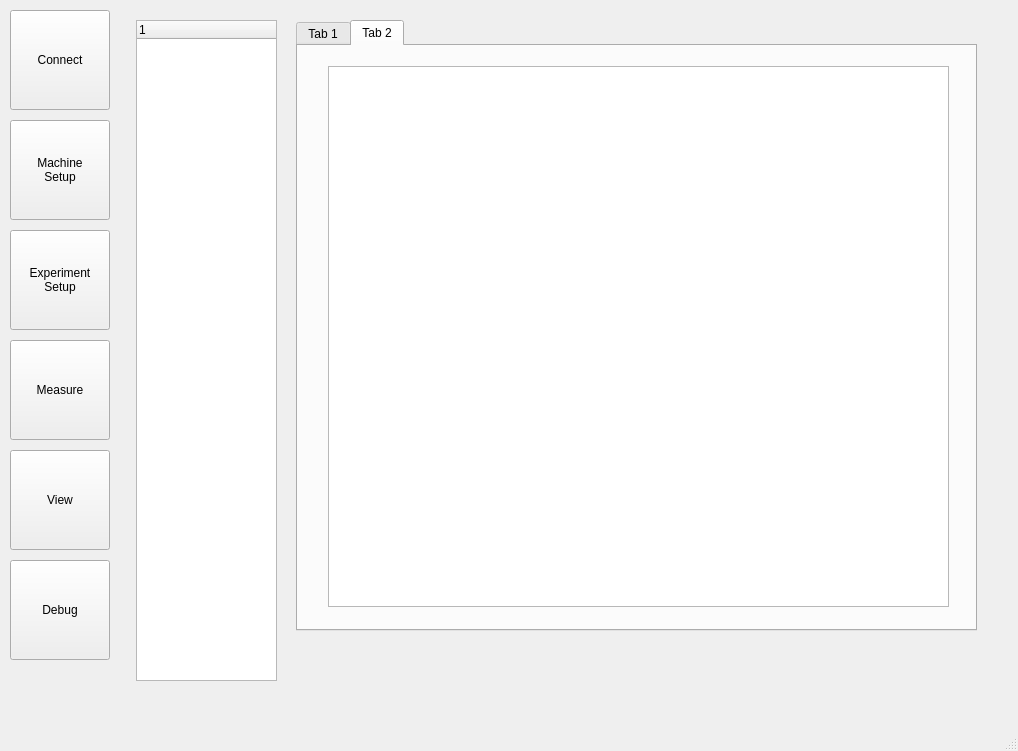
<?xml version="1.0" encoding="UTF-8"?>
<ui version="4.0">
 <class>MainWindow</class>
 <widget class="QMainWindow" name="MainWindow">
  <property name="geometry">
   <rect>
    <x>0</x>
    <y>0</y>
    <width>1018</width>
    <height>751</height>
   </rect>
  </property>
  <property name="windowTitle">
   <string>MainWindow</string>
  </property>
  <widget class="QWidget" name="centralwidget">
   <property name="sizePolicy">
    <sizepolicy hsizetype="Expanding" vsizetype="Expanding">
     <horstretch>0</horstretch>
     <verstretch>0</verstretch>
    </sizepolicy>
   </property>
   <property name="minimumSize">
    <size>
     <width>500</width>
     <height>500</height>
    </size>
   </property>
   <property name="baseSize">
    <size>
     <width>1400</width>
     <height>1000</height>
    </size>
   </property>
   <widget class="QWidget" name="horizontalLayoutWidget">
    <property name="geometry">
     <rect>
      <x>0</x>
      <y>0</y>
      <width>991</width>
      <height>1120</height>
     </rect>
    </property>
    <layout class="QHBoxLayout" name="horizontalLayout">
     <property name="sizeConstraint">
      <enum>QLayout::SetDefaultConstraint</enum>
     </property>
     <item>
      <layout class="QVBoxLayout" name="verticalLayout" stretch="0,0,0,0,0,0,0">
       <property name="spacing">
        <number>10</number>
       </property>
       <property name="leftMargin">
        <number>10</number>
       </property>
       <property name="topMargin">
        <number>10</number>
       </property>
       <property name="rightMargin">
        <number>10</number>
       </property>
       <property name="bottomMargin">
        <number>10</number>
       </property>
       <item>
        <widget class="QPushButton" name="butConnect">
         <property name="sizePolicy">
          <sizepolicy hsizetype="Minimum" vsizetype="Maximum">
           <horstretch>0</horstretch>
           <verstretch>0</verstretch>
          </sizepolicy>
         </property>
         <property name="minimumSize">
          <size>
           <width>100</width>
           <height>100</height>
          </size>
         </property>
         <property name="text">
          <string>Connect</string>
         </property>
        </widget>
       </item>
       <item>
        <widget class="QPushButton" name="butMachineSetup">
         <property name="sizePolicy">
          <sizepolicy hsizetype="Minimum" vsizetype="Fixed">
           <horstretch>0</horstretch>
           <verstretch>0</verstretch>
          </sizepolicy>
         </property>
         <property name="minimumSize">
          <size>
           <width>100</width>
           <height>100</height>
          </size>
         </property>
         <property name="text">
          <string>Machine
Setup</string>
         </property>
        </widget>
       </item>
       <item>
        <widget class="QPushButton" name="butExperimentSetup">
         <property name="sizePolicy">
          <sizepolicy hsizetype="Minimum" vsizetype="Fixed">
           <horstretch>0</horstretch>
           <verstretch>0</verstretch>
          </sizepolicy>
         </property>
         <property name="minimumSize">
          <size>
           <width>100</width>
           <height>100</height>
          </size>
         </property>
         <property name="text">
          <string>Experiment
Setup</string>
         </property>
        </widget>
       </item>
       <item>
        <widget class="QPushButton" name="butMeasure">
         <property name="sizePolicy">
          <sizepolicy hsizetype="Minimum" vsizetype="Fixed">
           <horstretch>0</horstretch>
           <verstretch>0</verstretch>
          </sizepolicy>
         </property>
         <property name="minimumSize">
          <size>
           <width>100</width>
           <height>100</height>
          </size>
         </property>
         <property name="text">
          <string>Measure</string>
         </property>
        </widget>
       </item>
       <item>
        <widget class="QPushButton" name="butView">
         <property name="sizePolicy">
          <sizepolicy hsizetype="Minimum" vsizetype="Fixed">
           <horstretch>0</horstretch>
           <verstretch>0</verstretch>
          </sizepolicy>
         </property>
         <property name="minimumSize">
          <size>
           <width>100</width>
           <height>100</height>
          </size>
         </property>
         <property name="text">
          <string>View</string>
         </property>
        </widget>
       </item>
       <item>
        <widget class="QPushButton" name="butDebug">
         <property name="sizePolicy">
          <sizepolicy hsizetype="Minimum" vsizetype="Fixed">
           <horstretch>0</horstretch>
           <verstretch>0</verstretch>
          </sizepolicy>
         </property>
         <property name="minimumSize">
          <size>
           <width>100</width>
           <height>100</height>
          </size>
         </property>
         <property name="text">
          <string>Debug</string>
         </property>
        </widget>
       </item>
       <item>
        <spacer name="verticalSpacer">
         <property name="orientation">
          <enum>Qt::Vertical</enum>
         </property>
         <property name="sizeHint" stdset="0">
          <size>
           <width>20</width>
           <height>40</height>
          </size>
         </property>
        </spacer>
       </item>
      </layout>
     </item>
     <item>
      <widget class="QStackedWidget" name="stackedWidget">
       <property name="sizePolicy">
        <sizepolicy hsizetype="Expanding" vsizetype="Preferred">
         <horstretch>0</horstretch>
         <verstretch>0</verstretch>
        </sizepolicy>
       </property>
       <property name="minimumSize">
        <size>
         <width>500</width>
         <height>500</height>
        </size>
       </property>
       <property name="layoutDirection">
        <enum>Qt::LeftToRight</enum>
       </property>
       <property name="frameShape">
        <enum>QFrame::NoFrame</enum>
       </property>
       <property name="currentIndex">
        <number>4</number>
       </property>
       <widget class="QWidget" name="Connect">
        <widget class="QComboBox" name="serialPortSelection">
         <property name="geometry">
          <rect>
           <x>220</x>
           <y>190</y>
           <width>200</width>
           <height>30</height>
          </rect>
         </property>
        </widget>
        <widget class="QLabel" name="labelConnection">
         <property name="geometry">
          <rect>
           <x>230</x>
           <y>260</y>
           <width>181</width>
           <height>20</height>
          </rect>
         </property>
         <property name="text">
          <string>TextLabel</string>
         </property>
         <property name="alignment">
          <set>Qt::AlignCenter</set>
         </property>
        </widget>
        <widget class="QPushButton" name="buttonConnect">
         <property name="geometry">
          <rect>
           <x>220</x>
           <y>220</y>
           <width>200</width>
           <height>30</height>
          </rect>
         </property>
         <property name="text">
          <string>Connect</string>
         </property>
        </widget>
        <widget class="QPushButton" name="butRefresh">
         <property name="geometry">
          <rect>
           <x>430</x>
           <y>190</y>
           <width>81</width>
           <height>32</height>
          </rect>
         </property>
         <property name="text">
          <string>Refresh</string>
         </property>
        </widget>
       </widget>
       <widget class="QWidget" name="MachineSetup">
        <widget class="QGroupBox" name="groupBox_3">
         <property name="geometry">
          <rect>
           <x>20</x>
           <y>20</y>
           <width>291</width>
           <height>591</height>
          </rect>
         </property>
         <property name="title">
          <string>Loadcell settings</string>
         </property>
         <widget class="Line" name="line">
          <property name="geometry">
           <rect>
            <x>20</x>
            <y>300</y>
            <width>101</width>
            <height>16</height>
           </rect>
          </property>
          <property name="orientation">
           <enum>Qt::Horizontal</enum>
          </property>
         </widget>
         <widget class="QProgressBar" name="loadcell3">
          <property name="geometry">
           <rect>
            <x>80</x>
            <y>40</y>
            <width>21</width>
            <height>531</height>
           </rect>
          </property>
          <property name="minimum">
           <number>-100</number>
          </property>
          <property name="value">
           <number>24</number>
          </property>
          <property name="orientation">
           <enum>Qt::Vertical</enum>
          </property>
         </widget>
         <widget class="QProgressBar" name="loadcell1">
          <property name="geometry">
           <rect>
            <x>40</x>
            <y>40</y>
            <width>21</width>
            <height>531</height>
           </rect>
          </property>
          <property name="minimum">
           <number>-100</number>
          </property>
          <property name="value">
           <number>0</number>
          </property>
          <property name="orientation">
           <enum>Qt::Vertical</enum>
          </property>
         </widget>
         <widget class="QPushButton" name="buttonTare">
          <property name="geometry">
           <rect>
            <x>120</x>
            <y>140</y>
            <width>131</width>
            <height>41</height>
           </rect>
          </property>
          <property name="text">
           <string>Tare loadcell 1</string>
          </property>
         </widget>
         <widget class="QProgressBar" name="loadcell2">
          <property name="geometry">
           <rect>
            <x>60</x>
            <y>40</y>
            <width>21</width>
            <height>531</height>
           </rect>
          </property>
          <property name="minimum">
           <number>-100</number>
          </property>
          <property name="value">
           <number>24</number>
          </property>
          <property name="orientation">
           <enum>Qt::Vertical</enum>
          </property>
         </widget>
         <widget class="QLabel" name="label">
          <property name="geometry">
           <rect>
            <x>130</x>
            <y>300</y>
            <width>101</width>
            <height>21</height>
           </rect>
          </property>
          <property name="text">
           <string>Loadcell 1</string>
          </property>
         </widget>
         <widget class="QLabel" name="label_2">
          <property name="geometry">
           <rect>
            <x>130</x>
            <y>380</y>
            <width>101</width>
            <height>21</height>
           </rect>
          </property>
          <property name="text">
           <string>Loadcell 2</string>
          </property>
         </widget>
         <widget class="QLabel" name="label_3">
          <property name="geometry">
           <rect>
            <x>130</x>
            <y>460</y>
            <width>101</width>
            <height>21</height>
           </rect>
          </property>
          <property name="text">
           <string>Loadcell 3</string>
          </property>
         </widget>
         <widget class="QLCDNumber" name="nLC1">
          <property name="geometry">
           <rect>
            <x>130</x>
            <y>330</y>
            <width>101</width>
            <height>31</height>
           </rect>
          </property>
          <property name="palette">
           <palette>
            <active>
             <colorrole role="Light">
              <brush brushstyle="SolidPattern">
               <color alpha="255">
                <red>0</red>
                <green>0</green>
                <blue>0</blue>
               </color>
              </brush>
             </colorrole>
             <colorrole role="BrightText">
              <brush brushstyle="SolidPattern">
               <color alpha="255">
                <red>10</red>
                <green>10</green>
                <blue>10</blue>
               </color>
              </brush>
             </colorrole>
            </active>
            <inactive>
             <colorrole role="Light">
              <brush brushstyle="SolidPattern">
               <color alpha="255">
                <red>0</red>
                <green>0</green>
                <blue>0</blue>
               </color>
              </brush>
             </colorrole>
             <colorrole role="BrightText">
              <brush brushstyle="SolidPattern">
               <color alpha="255">
                <red>10</red>
                <green>10</green>
                <blue>10</blue>
               </color>
              </brush>
             </colorrole>
            </inactive>
            <disabled>
             <colorrole role="Light">
              <brush brushstyle="SolidPattern">
               <color alpha="255">
                <red>0</red>
                <green>0</green>
                <blue>0</blue>
               </color>
              </brush>
             </colorrole>
             <colorrole role="BrightText">
              <brush brushstyle="SolidPattern">
               <color alpha="255">
                <red>10</red>
                <green>10</green>
                <blue>10</blue>
               </color>
              </brush>
             </colorrole>
            </disabled>
           </palette>
          </property>
         </widget>
         <widget class="QLabel" name="nLC2">
          <property name="geometry">
           <rect>
            <x>130</x>
            <y>410</y>
            <width>101</width>
            <height>21</height>
           </rect>
          </property>
          <property name="layoutDirection">
           <enum>Qt::LeftToRight</enum>
          </property>
          <property name="text">
           <string>0 N</string>
          </property>
          <property name="alignment">
           <set>Qt::AlignRight|Qt::AlignTrailing|Qt::AlignVCenter</set>
          </property>
         </widget>
         <widget class="QLabel" name="nLC3">
          <property name="geometry">
           <rect>
            <x>130</x>
            <y>490</y>
            <width>101</width>
            <height>21</height>
           </rect>
          </property>
          <property name="text">
           <string>0 N</string>
          </property>
          <property name="alignment">
           <set>Qt::AlignRight|Qt::AlignTrailing|Qt::AlignVCenter</set>
          </property>
         </widget>
         <widget class="QPushButton" name="buttonTare_2">
          <property name="geometry">
           <rect>
            <x>120</x>
            <y>180</y>
            <width>131</width>
            <height>41</height>
           </rect>
          </property>
          <property name="text">
           <string>Tare loadcell 2</string>
          </property>
         </widget>
         <widget class="QPushButton" name="buttonTare_3">
          <property name="geometry">
           <rect>
            <x>120</x>
            <y>220</y>
            <width>131</width>
            <height>41</height>
           </rect>
          </property>
          <property name="text">
           <string>Tare loadcell 3</string>
          </property>
         </widget>
        </widget>
        <widget class="QPushButton" name="buttonCalibrate">
         <property name="geometry">
          <rect>
           <x>400</x>
           <y>60</y>
           <width>101</width>
           <height>91</height>
          </rect>
         </property>
         <property name="text">
          <string>Calibrate</string>
         </property>
        </widget>
       </widget>
       <widget class="QWidget" name="ExperimentSetup">
        <widget class="QGroupBox" name="groupBox">
         <property name="geometry">
          <rect>
           <x>40</x>
           <y>50</y>
           <width>121</width>
           <height>241</height>
          </rect>
         </property>
         <property name="title">
          <string>Machine controls</string>
         </property>
         <widget class="QPushButton" name="buttonUp">
          <property name="geometry">
           <rect>
            <x>10</x>
            <y>30</y>
            <width>101</width>
            <height>91</height>
           </rect>
          </property>
          <property name="text">
           <string>UP</string>
          </property>
         </widget>
         <widget class="QPushButton" name="buttonDown">
          <property name="geometry">
           <rect>
            <x>10</x>
            <y>130</y>
            <width>101</width>
            <height>91</height>
           </rect>
          </property>
          <property name="text">
           <string>DOWN</string>
          </property>
         </widget>
        </widget>
        <widget class="QGroupBox" name="groupBox_4">
         <property name="geometry">
          <rect>
           <x>220</x>
           <y>50</y>
           <width>221</width>
           <height>311</height>
          </rect>
         </property>
         <property name="title">
          <string>Experiment parameters</string>
         </property>
         <widget class="QWidget" name="verticalLayoutWidget_2">
          <property name="geometry">
           <rect>
            <x>10</x>
            <y>30</y>
            <width>201</width>
            <height>261</height>
           </rect>
          </property>
          <layout class="QVBoxLayout" name="verticalLayout_3">
           <property name="spacing">
            <number>5</number>
           </property>
           <item>
            <widget class="QLabel" name="label_17">
             <property name="sizePolicy">
              <sizepolicy hsizetype="Preferred" vsizetype="Maximum">
               <horstretch>0</horstretch>
               <verstretch>0</verstretch>
              </sizepolicy>
             </property>
             <property name="text">
              <string>Displacement</string>
             </property>
            </widget>
           </item>
           <item>
            <widget class="QDoubleSpinBox" name="numExperimentDisplacement">
             <property name="suffix">
              <string> mm</string>
             </property>
             <property name="decimals">
              <number>0</number>
             </property>
            </widget>
           </item>
           <item>
            <widget class="QLabel" name="label_18">
             <property name="sizePolicy">
              <sizepolicy hsizetype="Preferred" vsizetype="Maximum">
               <horstretch>0</horstretch>
               <verstretch>0</verstretch>
              </sizepolicy>
             </property>
             <property name="text">
              <string>Speed</string>
             </property>
            </widget>
           </item>
           <item>
            <widget class="QDoubleSpinBox" name="numExperimentSpeed">
             <property name="suffix">
              <string> mm/s</string>
             </property>
             <property name="decimals">
              <number>0</number>
             </property>
            </widget>
           </item>
           <item>
            <widget class="QLabel" name="label_19">
             <property name="sizePolicy">
              <sizepolicy hsizetype="Preferred" vsizetype="Maximum">
               <horstretch>0</horstretch>
               <verstretch>0</verstretch>
              </sizepolicy>
             </property>
             <property name="text">
              <string>Safe maximum force</string>
             </property>
            </widget>
           </item>
           <item>
            <widget class="QDoubleSpinBox" name="numExperimentSafeForce">
             <property name="suffix">
              <string> N</string>
             </property>
             <property name="decimals">
              <number>0</number>
             </property>
            </widget>
           </item>
           <item>
            <spacer name="verticalSpacer_2">
             <property name="orientation">
              <enum>Qt::Vertical</enum>
             </property>
             <property name="sizeHint" stdset="0">
              <size>
               <width>20</width>
               <height>40</height>
              </size>
             </property>
            </spacer>
           </item>
          </layout>
         </widget>
        </widget>
        <widget class="QGroupBox" name="groupBox_5">
         <property name="geometry">
          <rect>
           <x>480</x>
           <y>40</y>
           <width>331</width>
           <height>461</height>
          </rect>
         </property>
         <property name="title">
          <string> Experiment description</string>
         </property>
         <widget class="QWidget" name="verticalLayoutWidget">
          <property name="geometry">
           <rect>
            <x>10</x>
            <y>30</y>
            <width>311</width>
            <height>391</height>
           </rect>
          </property>
          <layout class="QVBoxLayout" name="verticalLayout_2">
           <property name="spacing">
            <number>5</number>
           </property>
           <property name="sizeConstraint">
            <enum>QLayout::SetDefaultConstraint</enum>
           </property>
           <item>
            <widget class="QLabel" name="label_12">
             <property name="text">
              <string>Experiment title</string>
             </property>
            </widget>
           </item>
           <item>
            <widget class="QLineEdit" name="inputExperimentTitle"/>
           </item>
           <item>
            <widget class="QLabel" name="label_13">
             <property name="text">
              <string>Author</string>
             </property>
            </widget>
           </item>
           <item>
            <widget class="QLineEdit" name="inputExperimentAuthor"/>
           </item>
           <item>
            <widget class="QLabel" name="label_14">
             <property name="text">
              <string>Date</string>
             </property>
            </widget>
           </item>
           <item>
            <widget class="QDateTimeEdit" name="inputExperimentDate">
             <property name="enabled">
              <bool>false</bool>
             </property>
             <property name="displayFormat">
              <string>yyyy_MM_dd H:mm:ss</string>
             </property>
            </widget>
           </item>
           <item>
            <widget class="QLabel" name="label_16">
             <property name="text">
              <string>Description</string>
             </property>
            </widget>
           </item>
           <item>
            <widget class="QTextEdit" name="inputExperimentDescription"/>
           </item>
           <item>
            <spacer name="verticalSpacer_3">
             <property name="orientation">
              <enum>Qt::Vertical</enum>
             </property>
             <property name="sizeHint" stdset="0">
              <size>
               <width>20</width>
               <height>40</height>
              </size>
             </property>
            </spacer>
           </item>
          </layout>
         </widget>
        </widget>
        <widget class="QGroupBox" name="groupBox_2">
         <property name="geometry">
          <rect>
           <x>40</x>
           <y>420</y>
           <width>381</width>
           <height>191</height>
          </rect>
         </property>
         <property name="title">
          <string>Export and View folder</string>
         </property>
         <widget class="QWidget" name="verticalLayoutWidget_4">
          <property name="geometry">
           <rect>
            <x>20</x>
            <y>40</y>
            <width>331</width>
            <height>131</height>
           </rect>
          </property>
          <layout class="QVBoxLayout" name="verticalLayout_5">
           <item>
            <widget class="QLabel" name="label_4">
             <property name="text">
              <string>Selected folder:</string>
             </property>
            </widget>
           </item>
           <item>
            <widget class="QLabel" name="labOutFolder">
             <property name="text">
              <string>None</string>
             </property>
            </widget>
           </item>
           <item>
            <widget class="QPushButton" name="butOutSelectFolder">
             <property name="maximumSize">
              <size>
               <width>200</width>
               <height>16777215</height>
              </size>
             </property>
             <property name="text">
              <string>Select folder</string>
             </property>
            </widget>
           </item>
           <item>
            <spacer name="verticalSpacer_5">
             <property name="orientation">
              <enum>Qt::Vertical</enum>
             </property>
             <property name="sizeHint" stdset="0">
              <size>
               <width>20</width>
               <height>40</height>
              </size>
             </property>
            </spacer>
           </item>
          </layout>
         </widget>
        </widget>
       </widget>
       <widget class="QWidget" name="Measure">
        <widget class="QTabWidget" name="tabWidget">
         <property name="geometry">
          <rect>
           <x>10</x>
           <y>60</y>
           <width>611</width>
           <height>581</height>
          </rect>
         </property>
         <property name="currentIndex">
          <number>1</number>
         </property>
         <widget class="QWidget" name="tab">
          <attribute name="title">
           <string>Time based graph</string>
          </attribute>
          <widget class="PlotWidget" name="graphTimeBased">
           <property name="geometry">
            <rect>
             <x>10</x>
             <y>10</y>
             <width>561</width>
             <height>481</height>
            </rect>
           </property>
          </widget>
         </widget>
         <widget class="QWidget" name="tab_3">
          <attribute name="title">
           <string>Position based graph</string>
          </attribute>
          <widget class="PlotWidget" name="graphPosBased">
           <property name="geometry">
            <rect>
             <x>10</x>
             <y>10</y>
             <width>561</width>
             <height>481</height>
            </rect>
           </property>
          </widget>
         </widget>
        </widget>
        <widget class="QLabel" name="label_11">
         <property name="geometry">
          <rect>
           <x>650</x>
           <y>60</y>
           <width>121</width>
           <height>16</height>
          </rect>
         </property>
         <property name="text">
          <string>Meaurement state:</string>
         </property>
        </widget>
        <widget class="QLabel" name="lMeasurementState">
         <property name="geometry">
          <rect>
           <x>650</x>
           <y>90</y>
           <width>121</width>
           <height>16</height>
          </rect>
         </property>
         <property name="text">
          <string>ready</string>
         </property>
        </widget>
        <widget class="QPushButton" name="testSuccess">
         <property name="geometry">
          <rect>
           <x>770</x>
           <y>430</y>
           <width>101</width>
           <height>91</height>
          </rect>
         </property>
         <property name="text">
          <string>Finish</string>
         </property>
        </widget>
        <widget class="QLabel" name="label_15">
         <property name="geometry">
          <rect>
           <x>650</x>
           <y>530</y>
           <width>309</width>
           <height>16</height>
          </rect>
         </property>
         <property name="text">
          <string>Notes</string>
         </property>
        </widget>
        <widget class="QTextEdit" name="inputExperimentNotes">
         <property name="geometry">
          <rect>
           <x>640</x>
           <y>560</y>
           <width>309</width>
           <height>81</height>
          </rect>
         </property>
        </widget>
        <widget class="QWidget" name="horizontalLayoutWidget_2">
         <property name="geometry">
          <rect>
           <x>10</x>
           <y>10</y>
           <width>581</width>
           <height>26</height>
          </rect>
         </property>
         <layout class="QHBoxLayout" name="horizontalLayout_2">
          <item>
           <widget class="QLabel" name="label_10">
            <property name="text">
             <string>Sample index</string>
            </property>
           </widget>
          </item>
          <item>
           <widget class="QSpinBox" name="numSampleIndex">
            <property name="minimumSize">
             <size>
              <width>80</width>
              <height>0</height>
             </size>
            </property>
            <property name="maximum">
             <number>9999</number>
            </property>
            <property name="value">
             <number>1</number>
            </property>
           </widget>
          </item>
          <item>
           <widget class="QLabel" name="label_8">
            <property name="text">
             <string>Sample</string>
            </property>
           </widget>
          </item>
          <item>
           <widget class="QLineEdit" name="inputExperimentSample"/>
          </item>
         </layout>
        </widget>
        <widget class="QWidget" name="verticalLayoutWidget_3">
         <property name="geometry">
          <rect>
           <x>660</x>
           <y>130</y>
           <width>101</width>
           <height>361</height>
          </rect>
         </property>
         <layout class="QVBoxLayout" name="verticalLayout_4">
          <item>
           <widget class="QPushButton" name="buttonStartStop">
            <property name="sizePolicy">
             <sizepolicy hsizetype="Minimum" vsizetype="MinimumExpanding">
              <horstretch>0</horstretch>
              <verstretch>0</verstretch>
             </sizepolicy>
            </property>
            <property name="minimumSize">
             <size>
              <width>100</width>
              <height>100</height>
             </size>
            </property>
            <property name="text">
             <string>Start</string>
            </property>
           </widget>
          </item>
          <item>
           <widget class="QPushButton" name="butExport">
            <property name="enabled">
             <bool>false</bool>
            </property>
            <property name="sizePolicy">
             <sizepolicy hsizetype="Minimum" vsizetype="MinimumExpanding">
              <horstretch>0</horstretch>
              <verstretch>0</verstretch>
             </sizepolicy>
            </property>
            <property name="minimumSize">
             <size>
              <width>100</width>
              <height>100</height>
             </size>
            </property>
            <property name="text">
             <string>Export</string>
            </property>
           </widget>
          </item>
          <item>
           <widget class="QPushButton" name="butClear">
            <property name="enabled">
             <bool>false</bool>
            </property>
            <property name="sizePolicy">
             <sizepolicy hsizetype="Minimum" vsizetype="MinimumExpanding">
              <horstretch>0</horstretch>
              <verstretch>0</verstretch>
             </sizepolicy>
            </property>
            <property name="minimumSize">
             <size>
              <width>100</width>
              <height>100</height>
             </size>
            </property>
            <property name="text">
             <string>Clear</string>
            </property>
           </widget>
          </item>
          <item>
           <spacer name="verticalSpacer_4">
            <property name="orientation">
             <enum>Qt::Vertical</enum>
            </property>
            <property name="sizeHint" stdset="0">
             <size>
              <width>20</width>
              <height>40</height>
             </size>
            </property>
           </spacer>
          </item>
         </layout>
        </widget>
       </widget>
       <widget class="QWidget" name="View">
        <widget class="QTreeWidget" name="wfTree">
         <property name="geometry">
          <rect>
           <x>10</x>
           <y>20</y>
           <width>141</width>
           <height>661</height>
          </rect>
         </property>
         <column>
          <property name="text">
           <string notr="true">1</string>
          </property>
         </column>
        </widget>
        <widget class="QTabWidget" name="tabWidget_2">
         <property name="geometry">
          <rect>
           <x>170</x>
           <y>20</y>
           <width>681</width>
           <height>611</height>
          </rect>
         </property>
         <property name="currentIndex">
          <number>1</number>
         </property>
         <widget class="QWidget" name="tab_2">
          <attribute name="title">
           <string>Tab 1</string>
          </attribute>
          <widget class="QTableWidget" name="tableWidget">
           <property name="geometry">
            <rect>
             <x>10</x>
             <y>10</y>
             <width>631</width>
             <height>551</height>
            </rect>
           </property>
          </widget>
         </widget>
         <widget class="QWidget" name="tab_4">
          <attribute name="title">
           <string>Tab 2</string>
          </attribute>
          <widget class="PlotWidget" name="graphView">
           <property name="geometry">
            <rect>
             <x>30</x>
             <y>20</y>
             <width>621</width>
             <height>541</height>
            </rect>
           </property>
          </widget>
         </widget>
        </widget>
       </widget>
       <widget class="QWidget" name="Debug">
        <widget class="QPushButton" name="buttonSend">
         <property name="geometry">
          <rect>
           <x>480</x>
           <y>500</y>
           <width>101</width>
           <height>41</height>
          </rect>
         </property>
         <property name="text">
          <string>-&gt; Send</string>
         </property>
        </widget>
        <widget class="QLineEdit" name="commandLineEdit">
         <property name="geometry">
          <rect>
           <x>0</x>
           <y>510</y>
           <width>471</width>
           <height>21</height>
          </rect>
         </property>
        </widget>
        <widget class="QTextBrowser" name="commandLineOutput">
         <property name="geometry">
          <rect>
           <x>0</x>
           <y>10</y>
           <width>661</width>
           <height>481</height>
          </rect>
         </property>
        </widget>
        <widget class="QPushButton" name="buttonHelp">
         <property name="geometry">
          <rect>
           <x>580</x>
           <y>500</y>
           <width>91</width>
           <height>41</height>
          </rect>
         </property>
         <property name="text">
          <string>Help</string>
         </property>
        </widget>
       </widget>
      </widget>
     </item>
    </layout>
   </widget>
  </widget>
  <widget class="QMenuBar" name="menubar">
   <property name="geometry">
    <rect>
     <x>0</x>
     <y>0</y>
     <width>1018</width>
     <height>24</height>
    </rect>
   </property>
  </widget>
  <widget class="QStatusBar" name="statusbar"/>
 </widget>
 <customwidgets>
  <customwidget>
   <class>PlotWidget</class>
   <extends>QGraphicsView</extends>
   <header>pyqtgraph</header>
  </customwidget>
 </customwidgets>
 <resources/>
 <connections/>
</ui>
